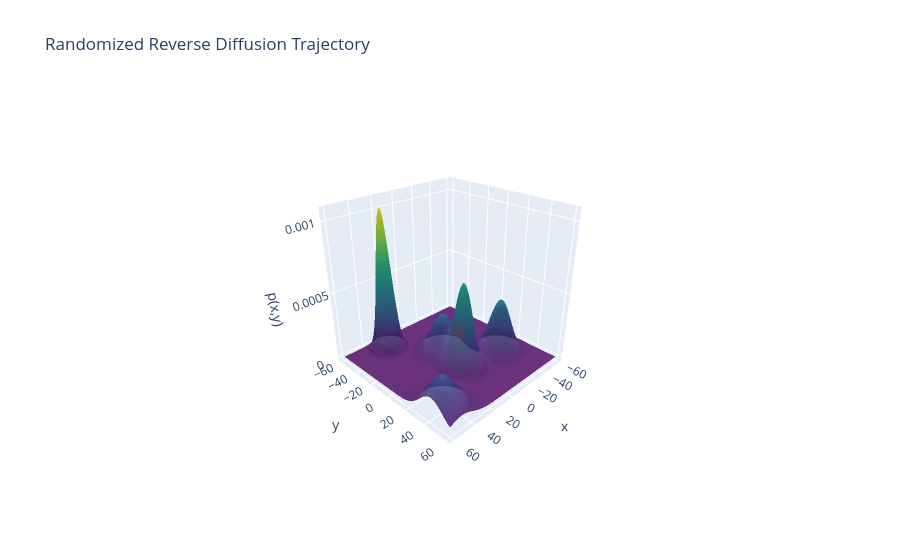

The code cell stored with this chart in its notebook:
### Code cell
import numpy as np
from scipy.stats import multivariate_normal
import plotly.graph_objects as go

# === Define 5-Mode 2D Gaussian Mixture ===
rand = np.random.randint

means = [
    np.array([rand(-50, 50), rand(-50, 50)]) for _ in range(5)
]
covs = [np.eye(2) * 100,  # Broad for the first mode
        np.eye(2) * 50,   # Narrow for the second mode
        np.eye(2) * 30,   # Even narrower
        np.eye(2) * 75,   # Medium for the fourth mode
        np.eye(2) * 120]  # Widest for the fifth mode

components = [multivariate_normal(mean, cov) for mean, cov in zip(means, covs)]

def p(x, y):
    pos = np.dstack((x, y))
    return sum(c.pdf(pos) for c in components) / len(components)

def score(x, y):
    eps = 1e-4
    dpdx = (np.log(p(x+eps, y)) - np.log(p(x-eps, y))) / (2 * eps)
    dpdy = (np.log(p(x, y+eps)) - np.log(p(x, y-eps))) / (2 * eps)
    return np.array([dpdx, dpdy])

# === Grid for surface ===
x = np.linspace(-60, 60, 150)
y = np.linspace(-60, 60, 150)
X, Y = np.meshgrid(x, y)
Z = p(X, Y)

# === Function to generate stochastic trajectory ===
def generate_trajectory(steps=120, eta=0.35, sigma=0.25):
    point = np.random.uniform(-10, 10, size=2)  # random start
    traj = [point.copy()]
    for _ in range(steps):
        grad = score(point[0], point[1])
        point = point + eta * grad + sigma * np.random.randn(2)
        traj.append(point.copy())
    traj = np.array(traj)
    Z_traj = p(traj[:,0], traj[:,1])
    return traj, Z_traj

# === Generate figure with Plotly ===
traj, Z_traj = generate_trajectory()

fig = go.Figure()

# PDF surface
fig.add_trace(go.Surface(
    x=X, y=Y, z=Z,
    colorscale='Viridis',
    opacity=0.85,
    showscale=False
))

# Trajectory line
fig.add_trace(go.Scatter3d(
    x=traj[:,0],
    y=traj[:,1],
    z=Z_traj,
    mode="lines+markers",
    line=dict(color="red", width=5),
    marker=dict(size=5, color="red"),
    name="Reverse Diffusion Trajectory"
))

fig.update_layout(
    scene=dict(
        xaxis_title="x",
        yaxis_title="y",
        zaxis_title="p(x,y)",
        camera=dict(eye=dict(x=1.7, y=1.7, z=1.2))
    ),
    title="Randomized Reverse Diffusion Trajectory"
)

fig.show()
